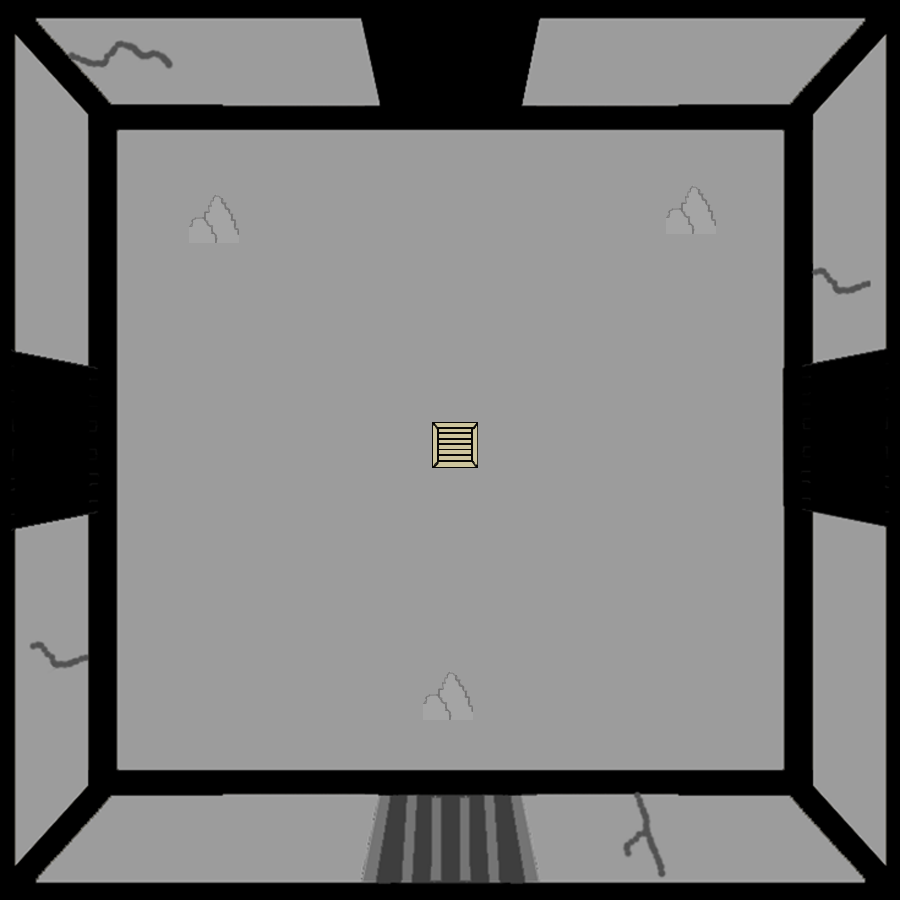

This is a level from a 2D game, rendered from its Tiled map with the project's own tilesets. A one-line summary and the map file follow, with tile-layer data summarised:
An orthogonal 100x100 tile map with 9x9 px tiles, 2 tile layers (SALA, CAJAS Y ROCAS), 3 tilesets.

<map version="1.2" tiledversion="1.3.3" orientation="orthogonal" renderorder="right-down" width="100" height="100" tilewidth="9" tileheight="9" infinite="0" nextlayerid="3" nextobjectid="1">
 <tileset firstgid="1" source="PRISION10.tsx" />
 <tileset firstgid="10001" source="CAJA.tsx" />
 <tileset firstgid="10026" source="ROCAS.tsx" />
 <layer id="1" name="SALA" width="100" height="100">
  <data>[10000 cells, 10000 non-empty, 10000 distinct tile ids]</data>
 </layer>
 <layer id="2" name="CAJAS Y ROCAS" width="100" height="100">
  <data>[10000 cells, 658 non-empty, 656 distinct tile ids]</data>
 </layer>
</map>
